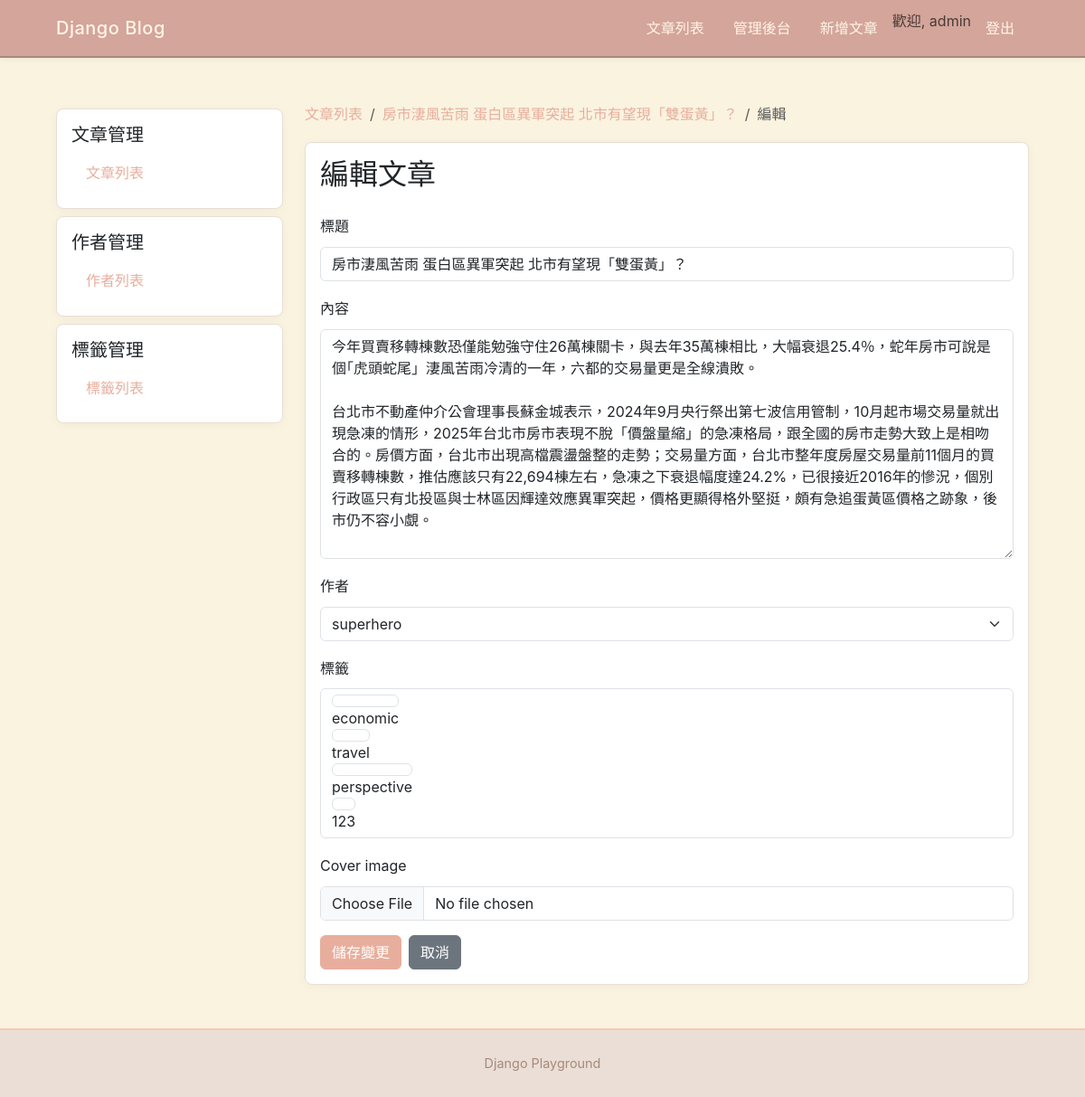
Screenshot of /blog/articles/1/edit/ (signed in) with the database file from the repository.
### blog/models.py (models this page shows, shortened)
class Article(models.Model):
    title = models.CharField(max_length=200)
    content = models.TextField()
    cover_image = models.ImageField(
        upload_to="articles/covers/",
        blank=True,
        null=True,
    )
    created_by = models.ForeignKey(
        settings.AUTH_USER_MODEL,
        on_delete=models.CASCADE,
    )
    created_at = models.DateTimeField(auto_now_add=True)
    updated_at = models.DateTimeField(auto_now=True)
    is_published = models.BooleanField(default=False)
    is_deleted = models.BooleanField(default=False)
    author = models.ForeignKey(
        Author,
        on_delete=models.CASCADE,
        related_name="articles",
        null=True,
        blank=True,
    )
    tags = models.ManyToManyField(
        Tag,
        related_name="articles",
        blank=True,
    )

### blog/views.py (the view)
# urls.py: path("articles/<int:article_id>/edit/", views.article_edit, name="article_edit"),
@login_required
def article_edit(request, article_id):
    article = get_object_or_404(Article, id=article_id)
    form = ArticleForm(request.POST or None, request.FILES or None, instance=article)
    if form.is_valid():
        article = form.save()
        messages.success(request, f"文章「{article.title}」已成功更新。")
        return redirect("blog:article_detail", article_id=article.id)
    return render(request, "blog/article_edit.html", {"form": form, "article": article})

### blog/forms.py (shortened to what this page needs)
class ArticleForm(forms.ModelForm):
    class Meta:
        model = Article
        fields = [
            "title",
            "content",
            "author",
            "cover_image",
            "tags",
        ]  # 表單要產生的欄位
        labels = {
            "title": "標題",
            "content": "內容",
            "author": "作者",
            "tags": "標籤",
        }
        error_messages = {
            "title": {
                "required": "標題不能空白",
                "max_length": "標題最多 %(limit_value)d 字元",
            },
            "content": {
                "required": "內容不能空白",
            },
        }
        widgets = {
            "content": forms.Textarea(attrs={"rows": 10}),
            "tags": forms.CheckboxSelectMultiple(),
        }

### blog/models.py (called while the page is built)
    def __str__(self):
        return self.name

    def __str__(self):
        return self.name

### blog/templates/blog/article_edit.html (shortened to what this page needs)
{% extends "blog/base.html" %}
{% load django_bootstrap5 %}
{% block blog_content %}
  <nav aria-label="breadcrumb" class="d-none d-md-block mb-3">
    <ol class="breadcrumb">
      <li class="breadcrumb-item">
        <a href="{% url 'blog:article_list' %}">文章列表</a>
      </li>
      <li class="breadcrumb-item">
        <a href="{% url 'blog:article_detail' article_id=article.id %}">{{ article.title }}</a>
      </li>
      <li class="breadcrumb-item active">
        編輯
      </li>
    </ol>
  </nav>
  <div class="card">
    <div class="card-body">
      <h2 class="card-title mb-4">
        編輯文章
      </h2>
      {% url 'blog:article_detail' article_id=article.id as cancel_url %}
      {% include "blog/components/article_form.html" with submit_text="儲存變更" show_reset=False %}
    </div>
  </div>
{% endblock blog_content %}

### templates/base.html (shortened to what this page needs)
{% load django_bootstrap5 %}
{% load static %}
<!DOCTYPE html>
<html lang="zh-Hant">
  <head>
    {% bootstrap_css %}
    <link rel="stylesheet"
          href="https://cdn.jsdelivr.net/npm/bootstrap-icons@1.11.0/font/bootstrap-icons.css" />
    <link rel="stylesheet" href="{% static 'style.css' %}" />
  </head>
  <body>
    <nav class="navbar navbar-expand-lg">
      <div class="container">
        <span class="navbar-brand">Django Blog</span>
        <div class="collapse navbar-collapse" id="navbarNav">
          <ul class="navbar-nav ms-auto">
            <li class="nav-item">
              <a class="nav-link" href="{% url 'blog:article_list' %}">文章列表</a>
            </li>
            <li class="nav-item">
              <a class="nav-link" href="{% url 'admin:index' %}">管理後台</a>
            </li>
            {% if user.is_authenticated %}
              <li class="nav-item">
                <a class="nav-link" href="{% url 'blog:article_create' %}">新增文章</a>
              </li>
              <li class="nav-item">
                <span class="navbar-text">歡迎, {{ user.username }}</span>
              </li>
              <li class="nav-item">
                <a class="nav-link" href="{% url 'logout' %}">登出</a>
              </li>
            {% else %}
              <li class="nav-item">
                <a class="nav-link" href="{% url 'login' %}">登入</a>
              </li>
            {% endif %}
          </ul>
        </div>
      </div>
    </nav>
    <main class="container my-5">
      {% block content %}
      {% endblock content %}
    </main>
    <footer class="py-4 mt-5">
      <div class="container text-center">
        <p class="text-muted mb-0">
          Django Playground
        </p>
      </div>
    </footer>
  </body>
</html>

### blog/templates/blog/components/article_form.html (shortened to what this page needs)
{% load django_bootstrap5 %}
<form method="post">
  {% bootstrap_field form.title addon_before='<i class="bi bi-pencil"></i>' placeholder="請輸入標題..." %}
  {% bootstrap_field form.content addon_before='<i class="bi bi-file-text"></i>' rows=10 %}
  {% bootstrap_field form.author addon_before='<i class="bi bi-person"></i>' %}
  {% bootstrap_field form.tags addon_before='<i class="bi bi-person"></i>' %}
  {% bootstrap_field form.cover_image addon_before='<i class="bi bi-image"></i>' %}
  <div class="d-flex gap-2 mt-3">
    {% bootstrap_button button_type="submit" content=submit_text %}
    {% bootstrap_button button_type="link" href=cancel_url content="取消" button_class="btn-secondary" %}
  </div>
</form>

### templates/style.css (style rules this page uses)
:root { --warm-cream: #FAF3E0; --soft-beige: #EADED6; --warm-peach: #F8C8B8; --muted-coral: #E8AE9D; --warm-terracotta: #D4A59A; --soft-brown: #A68A7A; --warm-text: #5D4E37; --light-accent: #FFF5E6; --bs-info: #68b4f8; }
body { background-color: var(--warm-cream); color: var(--warm-text); font-family: -apple-system, BlinkMacSystemFont, "Segoe UI", "Hiragino Sans", "Hiragino Kaku Gothic ProN", "Yu Gothic", sans-serif; line-height: 1.8; }
.navbar { background-color: var(--warm-terracotta) !important; border-bottom: 2px solid var(--soft-brown); box-shadow: 0 2px 8px rgba(0, 0, 0, 0.05); }
.navbar-brand { color: var(--light-accent) !important; font-weight: 500; letter-spacing: 0.5px; }
.nav-link { color: var(--light-accent) !important; transition: all 0.3s ease; padding: 0.5rem 1rem !important; }
.container { max-width: 1100px; }
main { min-height: calc(100vh - 250px); }
footer { background-color: var(--soft-beige) !important; border-top: 2px solid var(--warm-peach); }
footer .text-muted { color: var(--soft-brown) !important; font-size: 0.9rem; }
.card { background-color: white; border: 1px solid var(--soft-beige); border-radius: 8px; box-shadow: 0 2px 12px rgba(0, 0, 0, 0.04); transition: all 0.3s ease; }
.btn-primary { background-color: var(--muted-coral); border-color: var(--muted-coral); color: white; }
a { color: var(--muted-coral); text-decoration: none; }

### rows the page displays
Article: title "房市淒風苦雨 蛋白區異軍突起 北市有望現「雙蛋黃」？", content "今年買賣移轉棟數恐僅能勉強守住26萬棟關卡，與去年35萬棟相比，大幅衰退25.4％，蛇年房市可說是個｢虎頭蛇尾」淒風苦雨冷清的一年，六都的交易量更是全線潰敗。 台北市不動產仲介公會理事長蘇金城表示，2024年9月央行祭出第七波信用管制，10月起市場交易量就出現急凍的情形，2025年台北市房市表現不脫「價盤量縮」的急凍格局，跟全國的房市走勢大致上是相吻合的。房價方面，台北市出現高檔震盪盤整的走勢；交易量方面，台北市整年度房屋交易量前11個月的買賣移轉棟數，推估應該只有22,694棟左右，急凍之下衰退幅度達24.2%，已很接近2016年的慘況，個別行政區只有北投區與士林區因輝達效應異軍突起，價格更顯得格外堅挺，頗有急追蛋黃區價格之跡象，後市仍不容小覷。", author "superhero"

### other values shown
{{ user.username }} "admin"
{{ title }} "文章管理 作者管理 標籤管理"
{{ name }} "文章列表 作者列表 標籤列表"
